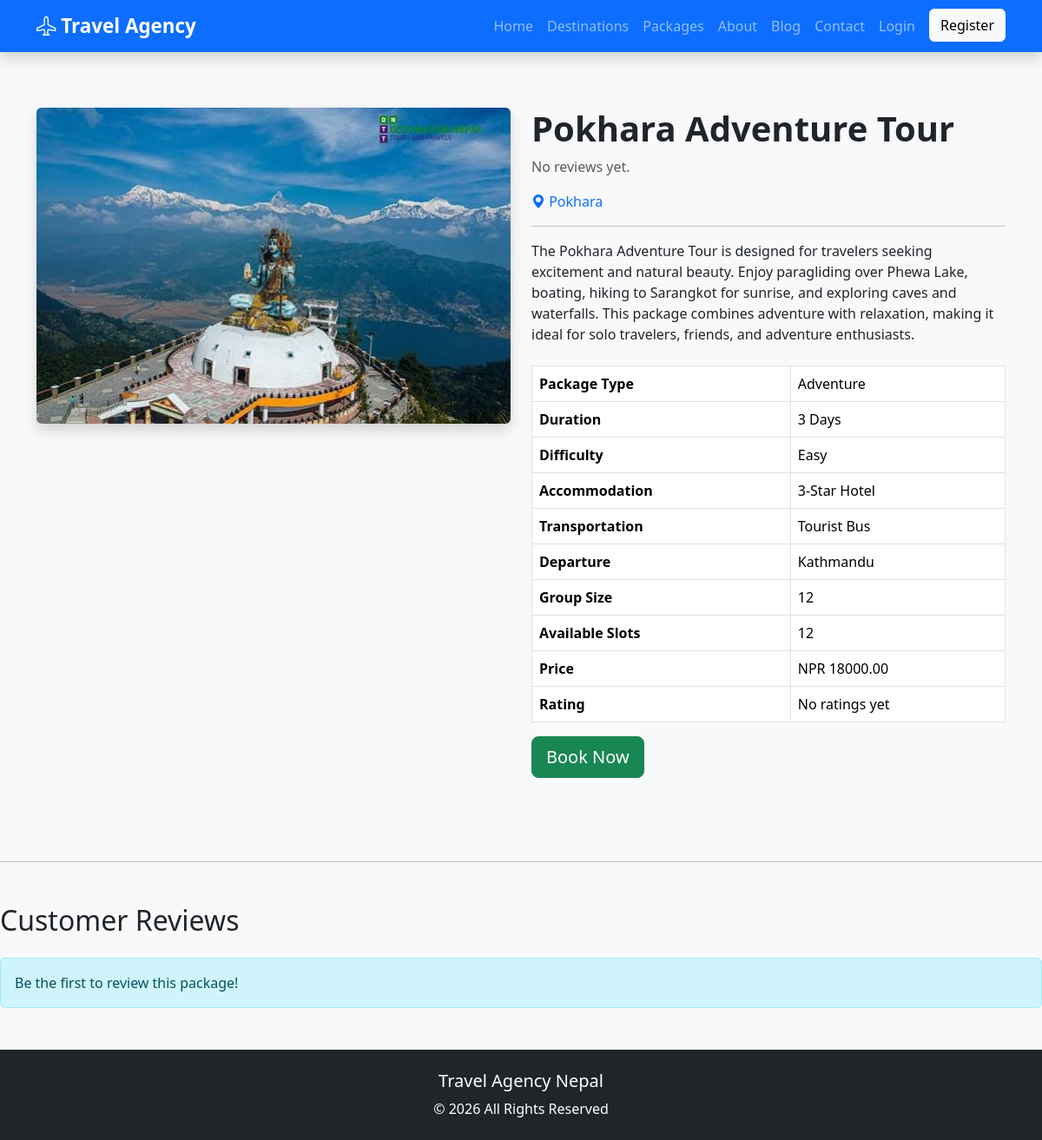
Page /packages/pokhara-adventure-tour/ on the earlier database version.
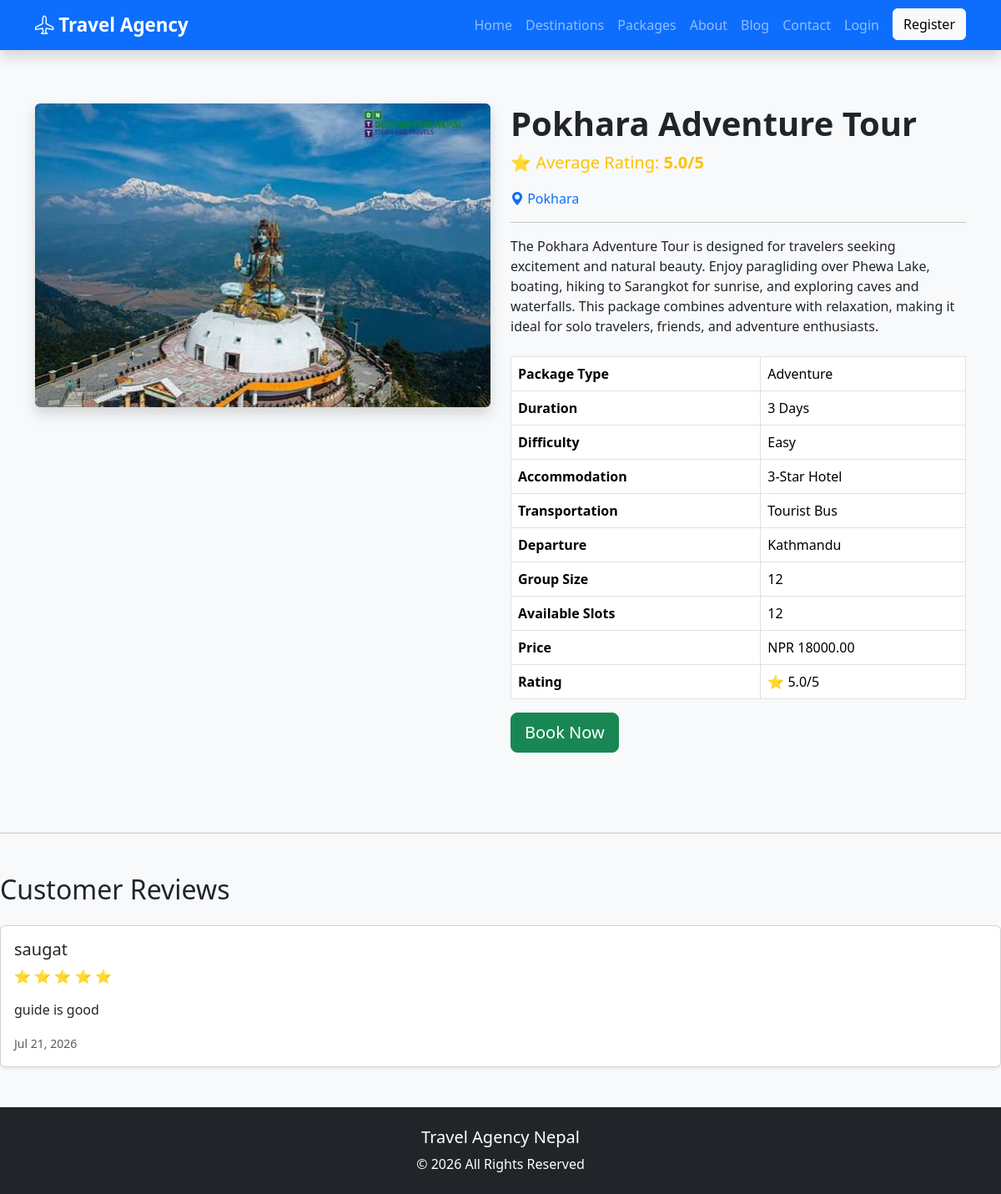
Same page on the later database version.
### reviews/models.py (models this page shows, shortened)
class Review(models.Model):
    RATING_CHOICES = [
        (1, "1 Star"),
        (2, "2 Stars"),
        (3, "3 Stars"),
        (4, "4 Stars"),
        (5, "5 Stars"),
    ]
    user = models.ForeignKey(
        User,
        on_delete=models.CASCADE,
        related_name="reviews"
    )
    package = models.ForeignKey(
        TourPackage,
        on_delete=models.CASCADE,
        related_name="reviews"
    )
    rating = models.IntegerField(
        choices=RATING_CHOICES
    )
    comment = models.TextField()
    created_at = models.DateTimeField(
        auto_now_add=True
    )
    updated_at = models.DateTimeField(
        auto_now=True
    )
    class Meta:
        ordering = ['-created_at']
        unique_together = ('user', 'package')

### packages/views.py (the view, shortened to what this page needs)
# urls.py: path('<slug:slug>/', views.package_detail, name='package_detail'),
def package_detail(request, slug):
    package = get_object_or_404(
        TourPackage,
        slug=slug,
        is_available=True
    )
    reviews = Review.objects.filter(
        package=package
    ).select_related('user')
    average_rating = reviews.aggregate(
        Avg('rating')
    )['rating__avg']
    can_review = False
    already_reviewed = False
    is_in_wishlist = False
    if request.user.is_authenticated:
        is_in_wishlist = Wishlist.objects.filter(
            user=request.user,
            package=package
        ).exists()
    context = {
        'package': package,
        'reviews': reviews,'already_reviewed': already_reviewed,
        'average_rating': average_rating,
        'can_review': can_review,
        'already_reviewed': already_reviewed,
        'package': package,
        'is_in_wishlist': is_in_wishlist,
    }
    return render(
        request,
        'packages/package_detail.html',
        context
    )

### templates/packages/package_detail.html (shortened to what this page needs)
{% extends 'base.html' %}
{% block content %}
<section class="py-5">
    <div class="container">
        <div class="row">
            <div class="col-lg-6">
                <img src="{{ package.featured_image.url }}"
                     class="img-fluid rounded shadow"
                     alt="{{ package.name }}">
            </div>
            <div class="col-lg-6">
                <h1 class="fw-bold">
                    {{ package.name }}
                </h1>
                {% if average_rating %}
                <p class="text-warning fs-5">
                    ⭐ Average Rating:
                    <strong>{{ average_rating|floatformat:1 }}/5</strong>
                </p>
                {% else %}
                <p class="text-muted">
                    No reviews yet.
                </p>
                {% endif %}
                <p class="text-primary">
                    <i class="bi bi-geo-alt-fill"></i>
                    {{ package.destination.name }}
                </p>
                <hr>
                <p>{{ package.description }}</p>
                <table class="table table-bordered mt-4">
                    <tr>
                        <th>Package Type</th>
                        <td>{{ package.package_type }}</td>
                    </tr>
                    <tr>
                        <th>Duration</th>
                        <td>{{ package.duration }} Days</td>
                    </tr>
                    <tr>
                        <th>Difficulty</th>
                        <td>{{ package.difficulty }}</td>
                    </tr>
                    <tr>
                        <th>Accommodation</th>
                        <td>{{ package.accommodation }}</td>
                    </tr>
                    <tr>
                        <th>Transportation</th>
                        <td>{{ package.transportation }}</td>
                    </tr>
                    <tr>
                        <th>Departure</th>
                        <td>{{ package.departure_location }}</td>
                    </tr>
                    <tr>
                        <th>Group Size</th>
                        <td>{{ package.max_group_size }}</td>
                    </tr>
                    <tr>
                        <th>Available Slots</th>
                        <td>{{ package.available_slots }}</td>
                    </tr>
                    <tr>
                        <th>Price</th>
                        <td>NPR {{ package.price }}</td>
                    </tr>
                    <tr>
                        <th>Rating</th>
                        <td>
                            {% if average_rating %}
                                ⭐ {{ average_rating|floatformat:1 }}/5
                            {% else %}
                                No ratings yet
                            {% endif %}
                        </td>
                    </tr>
                </table>
                <div class="d-flex align-items-center gap-3">
                    <a href="{% url 'book_package' package.slug %}"
                        class="btn btn-success btn-lg">
                        Book Now
                    </a>
                </div>
            </div>
        </div>
    </div>
</section>
<hr class="my-5">
<h2 class="mb-4">
    Customer Reviews
</h2>
{% if reviews %}
    {% for review in reviews %}
    <div class="card mb-3 shadow-sm">
        <div class="card-body">
            <h5>
                {{ review.user.username }}
            </h5>
            <p class="text-warning">
                {% for i in "12345" %}
                    {% if forloop.counter <= review.rating %}
                        ⭐
                    {% else %}
                        ☆
                    {% endif %}
                {% endfor %}
            </p>
            <p>
                {{ review.comment }}
            </p>
            <small class="text-muted">
                {{ review.created_at|date:"M d, Y" }}
            </small>
        </div>
    </div>
    {% endfor %}
{% else %}
<div class="alert alert-info">
Be the first to review this package!
</div>
{% endif %}
{% endblock %}

Differences in the rows shown:
added Review: user.username "saugat", rating 5 (drawn), comment "guide is good", created_at "Jul 21, 2026"
Other differences:
{{ average_rating|floatformat:1 }}: (not shown) → "5.0"
text no longer shown: "No reviews yet. No ratings yet Be the first to review this package!"
text now shown: "⭐ Average Rating: /5 ⭐ /5"
